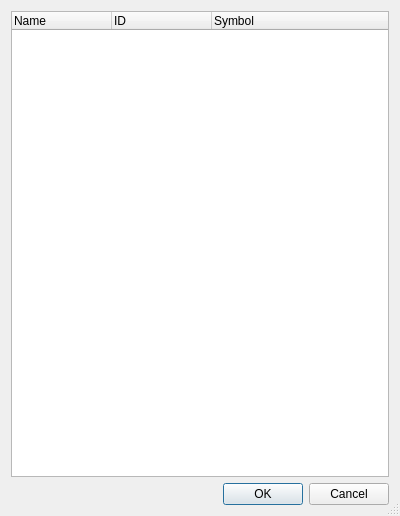
<?xml version="1.0" encoding="UTF-8"?>
<ui version="4.0">
 <class>KAvailableCurrencyDlg</class>
 <widget class="QDialog" name="KAvailableCurrencyDlg">
  <property name="geometry">
   <rect>
    <x>0</x>
    <y>0</y>
    <width>400</width>
    <height>516</height>
   </rect>
  </property>
  <property name="windowTitle">
   <string>Select currencies to add</string>
  </property>
  <property name="sizeGripEnabled">
   <bool>true</bool>
  </property>
  <layout class="QVBoxLayout" name="verticalLayout">
   <item>
    <widget class="QTreeWidget" name="m_currencyList">
     <property name="sizePolicy">
      <sizepolicy hsizetype="Expanding" vsizetype="Expanding">
       <horstretch>1</horstretch>
       <verstretch>1</verstretch>
      </sizepolicy>
     </property>
     <property name="editTriggers">
      <set>QAbstractItemView::NoEditTriggers</set>
     </property>
     <property name="selectionMode">
      <enum>QAbstractItemView::ExtendedSelection</enum>
     </property>
     <property name="rootIsDecorated">
      <bool>false</bool>
     </property>
     <property name="allColumnsShowFocus">
      <bool>true</bool>
     </property>
     <column>
      <property name="text">
       <string comment="@title header of the currency name column">Name</string>
      </property>
     </column>
     <column>
      <property name="text">
       <string>ID</string>
      </property>
     </column>
     <column>
      <property name="text">
       <string comment="@title currency symbol column">Symbol</string>
      </property>
     </column>
    </widget>
   </item>
   <item>
    <widget class="QDialogButtonBox" name="buttonBox">
     <property name="standardButtons">
      <set>QDialogButtonBox::Cancel|QDialogButtonBox::Ok</set>
     </property>
    </widget>
   </item>
  </layout>
 </widget>
 <layoutdefault spacing="6" margin="11"/>
 <resources/>
 <connections>
  <connection>
   <sender>buttonBox</sender>
   <signal>accepted()</signal>
   <receiver>KAvailableCurrencyDlg</receiver>
   <slot>accept()</slot>
   <hints>
    <hint type="sourcelabel">
     <x>199</x>
     <y>492</y>
    </hint>
    <hint type="destinationlabel">
     <x>199</x>
     <y>257</y>
    </hint>
   </hints>
  </connection>
  <connection>
   <sender>buttonBox</sender>
   <signal>rejected()</signal>
   <receiver>KAvailableCurrencyDlg</receiver>
   <slot>reject()</slot>
   <hints>
    <hint type="sourcelabel">
     <x>199</x>
     <y>492</y>
    </hint>
    <hint type="destinationlabel">
     <x>199</x>
     <y>257</y>
    </hint>
   </hints>
  </connection>
 </connections>
</ui>
